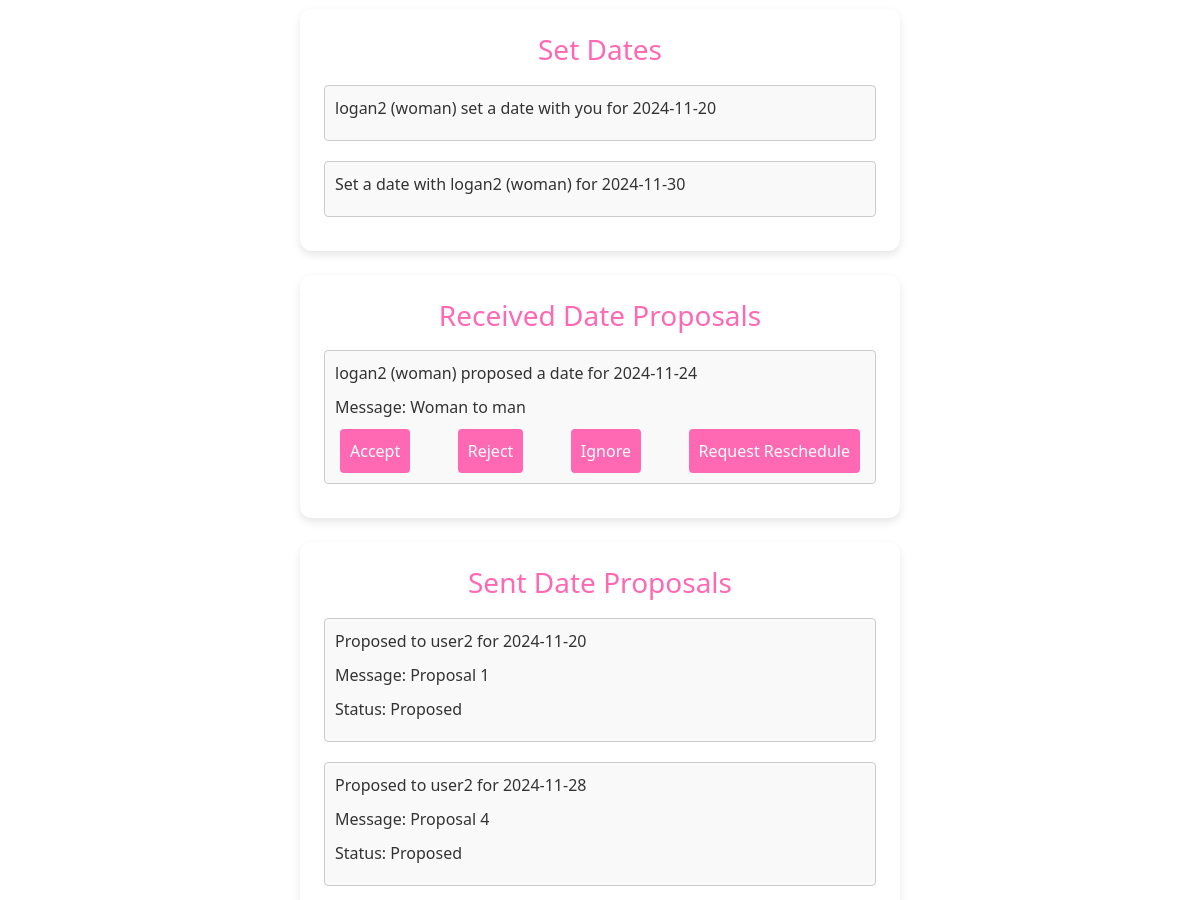
Page /profile/11 (signed in, middle part) on the earlier database version.
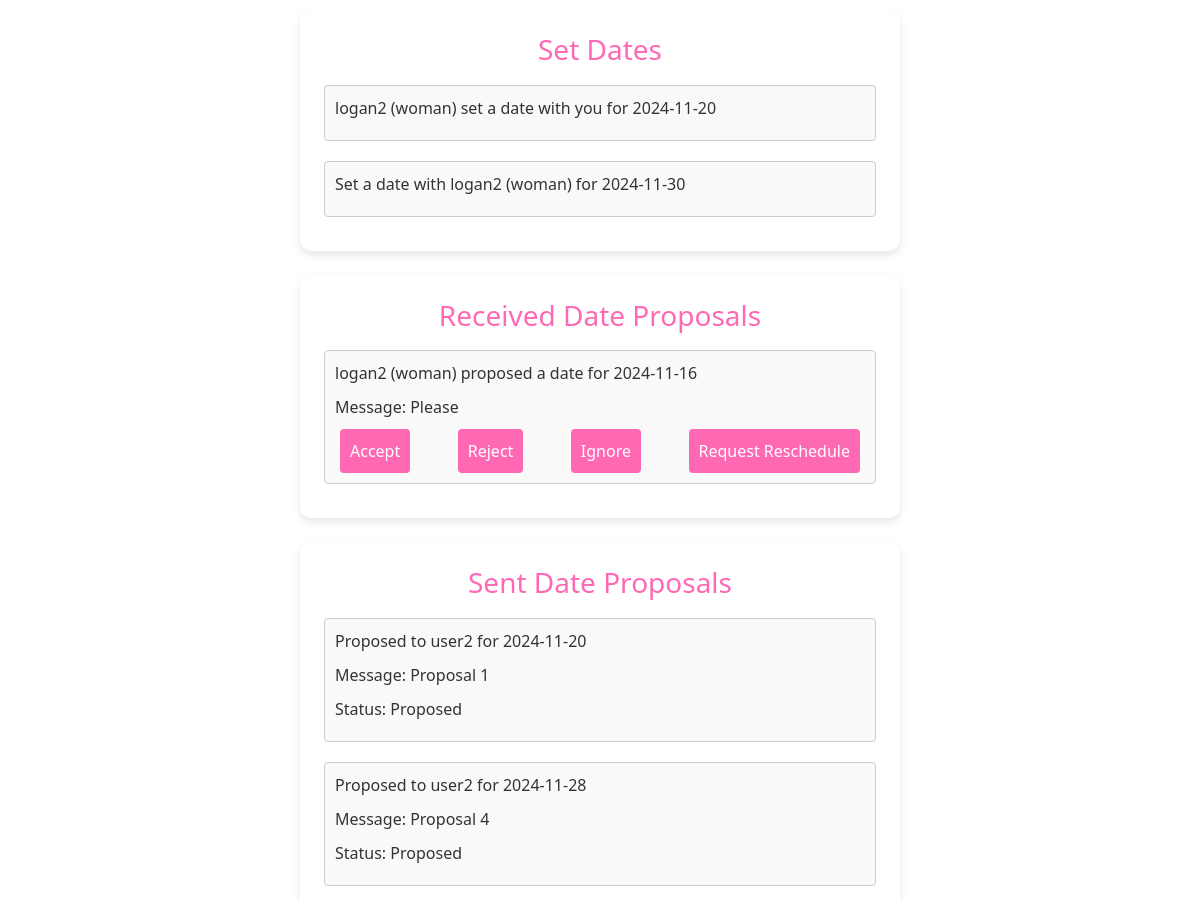
Same page on the later database version.
### DatingApp/model.py (models this page shows)
class DateProposal(db.Model):
    id: Mapped[int] = mapped_column(primary_key=True)
    proposer_id: Mapped[int] = mapped_column(ForeignKey("user.id"))
    proposer: Mapped["User"] = relationship(
        foreign_keys=[proposer_id], back_populates="sent_proposals"
    )
    recipient_id: Mapped[int] = mapped_column(ForeignKey("user.id"))
    recipient: Mapped["User"] = relationship(
        foreign_keys=[recipient_id], back_populates="received_proposals"
    )
    created_time: Mapped[datetime.datetime] = mapped_column(DateTime(timezone=True))
    response_time: Mapped[datetime.datetime] = mapped_column(DateTime(timezone=True), nullable=True)
    proposed_day: Mapped[datetime.datetime] = mapped_column(DateTime(timezone=True))
    status: Mapped[ProposalStatus] = mapped_column(String(16))
    message: Mapped[Optional[str]] = mapped_column(Text, nullable=True)

class User(flask_login.UserMixin, db.Model):
    id: Mapped[int] = mapped_column(primary_key=True)
    email: Mapped[str] = mapped_column(String(128), unique=True)
    username: Mapped[str] = mapped_column(String(64))
    password: Mapped[str] = mapped_column(String(256))
    profile: Mapped["Profile"] = relationship(back_populates="user")
    liking: Mapped[List["User"]] = relationship(
        secondary=LikingAssociation.__table__,
        primaryjoin=LikingAssociation.liker_id == id,
        secondaryjoin=LikingAssociation.liked_id == id,
        back_populates="likers",
    )
    likers: Mapped[List["User"]] = relationship(
        secondary=LikingAssociation.__table__,
        primaryjoin=LikingAssociation.liked_id == id,
        secondaryjoin=LikingAssociation.liker_id == id,
        back_populates="liking",
    )
    blocking: Mapped[List["User"]] = relationship(
        secondary=BlockingAssociation.__table__,
        primaryjoin=BlockingAssociation.blocker_id == id,
        secondaryjoin=BlockingAssociation.blocked_id == id,
        back_populates="blockers",
    )
    blockers: Mapped[List["User"]] = relationship(
        secondary=BlockingAssociation.__table__,
        primaryjoin=BlockingAssociation.blocked_id == id,
        secondaryjoin=BlockingAssociation.blocker_id == id,
        back_populates="blocking",
    )
    sent_proposals: Mapped[List["DateProposal"]] = relationship(
        back_populates="proposer", foreign_keys="DateProposal.proposer_id"
    )
    received_proposals: Mapped[List["DateProposal"]] = relationship(
        back_populates="recipient", foreign_keys="DateProposal.recipient_id"
    )

### DatingApp/main.py (the view)
@bp.route("/profile/<int:user_id>")
@flask_login.login_required
def profile(user_id):
    curUser = flask_login.current_user
    user = db.session.get(model.User, user_id)
    if curUser.id == user.id:
        like_button = None
    elif user in curUser.liking:
        like_button = "unlike"
    else:
        like_button = "like"
    if curUser.id == user.id:
        block_button = None
    elif user in curUser.blocking:
        block_button = "unblock"
    else:
        block_button = "block"
    received_proposals = (
        DateProposal.query.filter_by(recipient_id=user.id, status=model.ProposalStatus.proposed.value).all()
        if curUser.id == user.id else []
    )
    sent_proposals = DateProposal.query.filter_by(proposer_id=curUser.id).all()
    set_dates = DateProposal.query.filter(
        db.or_(
            DateProposal.recipient_id == user.id,
            DateProposal.proposer_id == user.id
        ),
        DateProposal.status == model.ProposalStatus.accepted.value
    ).all()
    current_year = datetime.now().year
    return render_template("main/profile.html", user=user, curUser=curUser, like_button=like_button, block_button=block_button,
                           current_year=current_year, received_proposals=received_proposals,
                           sent_proposals=sent_proposals, set_dates=set_dates)

### DatingApp/__init__.py (called while the page is built)
def create_app(test_config=None):
    app = Flask(__name__)
    app.config["SECRET_KEY"] = "93220d9b340cf9a6c39bac99cce7daf220167498f91fa"
    app.config["SQLALCHEMY_DATABASE_URI"] = "sqlite:///DatingApp.db"
    login_manager = LoginManager()
    login_manager.login_view = 'auth.login'
    login_manager.init_app(app)
    from . import model
    @login_manager.user_loader
    def load_user(user_id):
        return db.session.get(model.User, int(user_id))
    db.init_app(app)
    from . import main
    from . import auth
    app.register_blueprint(main.bp)
    app.register_blueprint(auth.bp)
    return app

### DatingApp/templates/main/profile.html (shortened to what this page needs)
{% extends 'base.html' %}
{% block content %}
{% if user.id == current_user.id and set_dates %}
    <div class = "set-dates">
    <h3> Set Dates</h3>
    {% for date in set_dates %}
        <div class="proposal">
            {% if date.proposer.id == current_user.id %}
                <p>Set a date with {{ date.recipient.username }} for {{ date.proposed_day.strftime('%Y-%m-%d') }}</p>
            {% else %}
                <p>{{ date.proposer.username }} set a date with you for {{ date.proposed_day.strftime('%Y-%m-%d')}}</p>
            {% endif %}
        </div>
    {% endfor %}
    </div>
{% endif %}
{% if user.id == current_user.id and received_proposals %}
    <div class = "received-proposals">
        <h3>Received Date Proposals</h3>
        {% for proposal in received_proposals %}
            <div class="proposal">
                <p>{{ proposal.proposer.username }} proposed a date for {{ proposal.proposed_day.strftime('%Y-%m-%d') }}</p>
                <p>Message: {{proposal.message}}</p>
                <form action="{{ url_for('main.respond_proposal', proposal_id=proposal.id) }}" method="post">
                    <button type="submit" name="action" value="accept">Accept</button>
                    <button type="submit" name="action" value="reject">Reject</button>
                    <button type="submit" name="action" value="ignore">Ignore</button>
                    <button type="submit" name="action" value="reschedule">Request Reschedule</button>
                </form>
            </div>
        {% endfor %}
    </div>
{% endif %}
{% if user.id == current_user.id and sent_proposals %}
    <div class = "sent-proposals">
        <h3>Sent Date Proposals</h3>
        {% for proposal in sent_proposals %}
            <div class="proposal">
                <p>Proposed to {{ proposal.recipient.username }} for {{ proposal.proposed_day.strftime('%Y-%m-%d') }}</p>
                <p>Message: {{proposal.message}}</p>
                <p>Status:
                {% if proposal.status == '0' %}
                    Proposed
                {% elif proposal.status == '1' %}
                    Accepted
                {% elif proposal.status == '2' %}
                    Rejected
                {% elif proposal.status == '3' %}
                    Proposed
                {% elif proposal.status == '4' %}
                    Reschedule Requested
                {% endif %}
                </p>
            </div>
        {% endfor %}
    </div>
{% endif %}
{% endblock %}

### DatingApp/templates/base.html (shortened to what this page needs)
<!DOCTYPE html>
<html>
    <head>
        <link rel="stylesheet"
              href="{{ url_for('static', filename='DatingApp.css') }}">
        <link href="https://cdn.jsdelivr.net/npm/bootstrap@5.3.3/dist/css/bootstrap.min.css" rel="stylesheet">
    </head>
    <body>
        <section class="content">
            {% block content %}{% endblock %}
        </section>
    </body>
</html>

### DatingApp/static/DatingApp.css (style rules this page uses)
body { background: #f2f3f5; }
.received-proposals { display: flex; flex-direction: column; width: 50%; margin: 2% auto; padding: 2%; background-color: white; border-radius: 12px; box-shadow: 0 4px 8px rgba(0, 0, 0, 0.1); }
.received-proposals h3 { color: #ff69b4; text-align: center; }
.proposal { display: flex; flex-direction: column; margin: 10px 0; padding: 10px; border: 1px solid #ccc; border-radius: 4px; background-color: #f9f9f9; }
.proposal p { margin: 0 0 10px 0; color: #333; }
.proposal form { display: flex; justify-content: space-between; }
.proposal button { background-color: #ff69b4; color: white; padding: 10px; border: none; border-radius: 4px; cursor: pointer; margin: 0 5px; }
.sent-proposals { display: flex; flex-direction: column; width: 50%; margin: 2% auto; padding: 2%; background-color: white; border-radius: 12px; box-shadow: 0 4px 8px rgba(0, 0, 0, 0.1); }
.sent-proposals h3 { color: #ff69b4; text-align: center; }
.sent-proposals .proposal { display: flex; }
.set-dates { display: flex; flex-direction: column; width: 50%; margin: 2% auto; padding: 2%; background-color: white; border-radius: 12px; box-shadow: 0 4px 8px rgba(0, 0, 0, 0.1); }
.set-dates h3 { color: #ff69b4; text-align: center; }
.set-dates .proposal { display: flex; flex-direction: column; margin: 10px 0; padding: 10px; border: 1px solid #ccc; border-radius: 4px; background-color: #f9f9f9; }
.set-dates .proposal p { margin: 0 0 10px 0; color: #333; }

Differences in the rows shown:
no longer on this page (row edited): DateProposal: proposer.username "logan2 (woman)", proposed_day "2024-11-24", message "Woman to man", shown under "Received Date Proposals"
added DateProposal: proposer.username "logan2 (woman)", proposed_day "2024-11-16", message "Please", shown under "Received Date Proposals"
